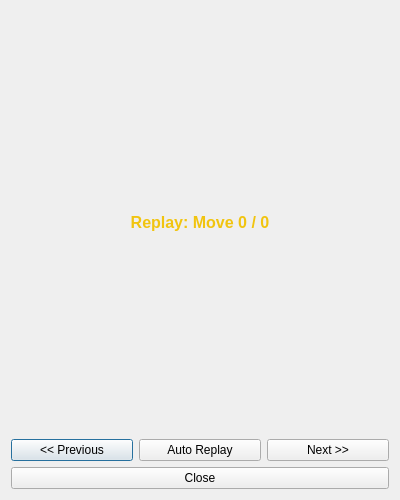
<?xml version="1.0" encoding="UTF-8"?>
<ui version="4.0">
 <class>ReplayWindow</class>
 <widget class="QDialog" name="ReplayWindow">
  <property name="geometry">
   <rect>
    <x>0</x>
    <y>0</y>
    <width>400</width>
    <height>500</height>
   </rect>
  </property>
  <property name="windowTitle">
   <string>Game Replay</string>
  </property>
  <layout class="QVBoxLayout" name="verticalLayout">
   <item>
    <widget class="QLabel" name="statusLabel">
     <property name="styleSheet">
      <string notr="true">QLabel { font-size: 16px; font-weight: bold; color: #f1c40f; }</string>
     </property>
     <property name="text">
      <string>Replay: Move 0 / 0</string>
     </property>
     <property name="alignment">
      <set>Qt::AlignCenter</set>
     </property>
    </widget>
   </item>
   <item>
    <layout class="QGridLayout" name="gridLayout"/>
   </item>
   <item>
    <layout class="QHBoxLayout" name="horizontalLayout">
     <item>
      <widget class="QPushButton" name="prevButton">
       <property name="text">
        <string>&lt;&lt; Previous</string>
       </property>
      </widget>
     </item>
     <item>
      <widget class="QPushButton" name="autoButton">
       <property name="text">
        <string>Auto Replay</string>
       </property>
      </widget>
     </item>
     <item>
      <widget class="QPushButton" name="nextButton">
       <property name="text">
        <string>Next &gt;&gt;</string>
       </property>
      </widget>
     </item>
    </layout>
   </item>
   <item>
    <widget class="QPushButton" name="closeButton">
     <property name="text">
      <string>Close</string>
     </property>
    </widget>
   </item>
  </layout>
 </widget>
 <resources/>
 <connections>
  <connection>
   <sender>closeButton</sender>
   <signal>clicked()</signal>
   <receiver>ReplayWindow</receiver>
   <slot>accept()</slot>
  </connection>
 </connections>
</ui>
